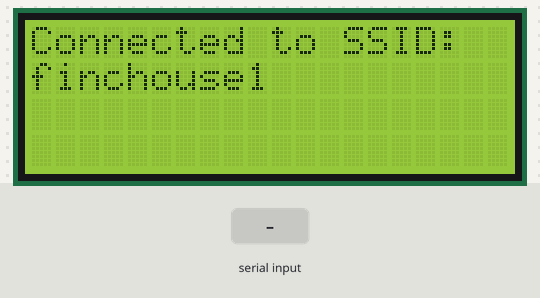
Bench run of a sketch on a simulated ESP8266 (NodeMCU). Parts: 20×4 character LCD. The test bench sets the inputs (shaded band). The modem accepts every AT command (registered, SIM ready, sends succeed) and sends nothing else; what the sketch prints to the serial monitor is not drawn.

Above: at 2.7 s.
At 7.0 s:
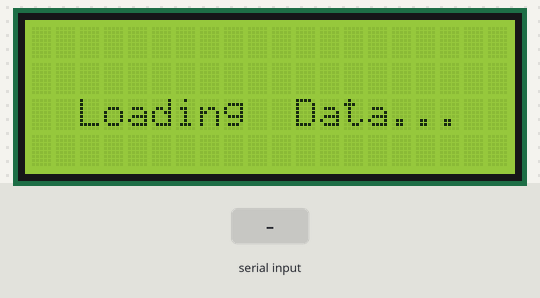
7.1 s: "*C\n" received over the second serial link
10.1 s: "90,45,200\n" received over the second serial link
11.6 s: "90,45\n" received over the second serial link
At 35.5 s:
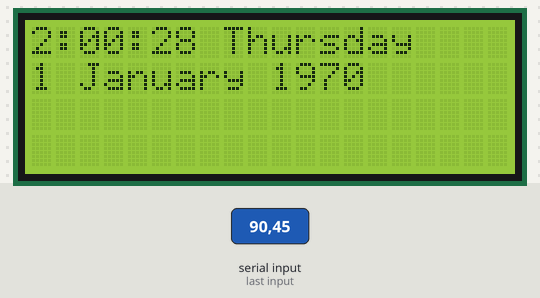
Timing chart, 0 to 35.9 s (numbered marks = the images above; inputs shaded):
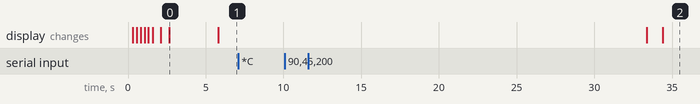

The sketch:

wifiDateLCD.ino
```cpp
#include <stdio.h>
#include <TimeLib.h>
#include <stdlib.h>
#include <string.h>
#include <stdarg.h>
#include <Wire.h>  // Comes with Arduino IDE
#include <LiquidCrystal_I2C.h>
#include "ESP8266.h"
#include "DHT.h"


#define SSID        "finchouse1"
#define PASSWORD    "6352938635293"
//#define SSID        "Ozer"
//#define PASSWORD    "036353838"
#define HOST_NAME   "www.currentmillis.com"
#define HOST_PORT   (80)
#define DHTPIN 9     // what digital pin we're connected to
#define DHTTYPE DHT22   // DHT 22  (AM2302), AM2321


SoftwareSerial wifiSerial(2, 3); // RX, TX
ESP8266 wifi(wifiSerial);
LiquidCrystal_I2C lcd(0x3F, 2, 1, 0, 4, 5, 6, 7, 3, POSITIVE);  // Set the LCD I2C address
DHT dht(DHTPIN, DHTTYPE);
uint8_t buffer[128] = {0};
int buffer_length = 128;

int firstRun=1;


void setup(void)
{


    Serial.begin(9600);
//    Serial.print("setup begin\r\n");
    lcd.begin(20,4);         // initialize the lcd for 20 chars 4 lines and turn on backlight

      // ------- Quick 3 blinks of backlight  -------------
    for(int i = 0; i< 3; i++)
    {
      lcd.backlight();
      delay(250);
      lcd.noBacklight();
      delay(250);
    }
    lcd.backlight(); // finish with backlight on

    lcd.home();
    lcd.print("Welcome!");
    lcd.setCursor(0,1);
    delay(500);
    lcd.print("connecting to wifi:");
    lcd.setCursor(0,2);
    lcd.print(SSID);
    lcd.setCursor(0,3);


//    Serial.print("FW Version:");
//    Serial.println(wifi.getVersion().c_str());

    if (wifi.setOprToStationSoftAP()) {
//        Serial.print("to station + softap ok\r\n");
    } else {
//        Serial.print("to station + softap err\r\n");
    }

    delay(500);

    if (wifi.joinAP(SSID, PASSWORD)) {
        Serial.println("Join AP success");
        lcd.print("Connected!");
        lcd.clear();
        lcd.home();
        lcd.print("Connected to SSID:");
        lcd.setCursor(0,1);
        lcd.print(SSID);
        lcd.setCursor(0,2);
//        lcd.print("Assigned IP adress:");
        lcd.setCursor(0,3);
        lcd.print(wifi.getLocalIP().c_str());
        Serial.print("IP:");
        Serial.println(wifi.getLocalIP().c_str());
    } else {
//        Serial.print("Join AP failure\r\n");
//        lcd.print("Join AP failure");
    }

    if (wifi.enableMUX()) {
        Serial.println("multy ok");
    } else {
        Serial.println("multy err");
    }

    Serial.println("setup end");


    //get and set system time
    char* lastLine = getLastLine(HOST_NAME, HOST_PORT, "GET /time/seconds-since-unix-epoch.php HTTP/1.1 \r\nHost: www.currentmillis.com\r\n\r\n", 464);
    char *ptr;
    long int res = strtol(lastLine, &ptr, 10);
//    Serial.print("long converted string is");
    Serial.println(res);
    //Time zone - UTC+2
    setTime(res + 2*60*60);


        lcd.clear();
        lcd.setCursor(0,2);
        lcd.print("  Loading  Data...  ");
      dht.begin();
}

char* lastLine = "";
int lastTry = 0;
void loop(void)
{


  //read ewather info once every 5 minutes
  if (minute() % 5 == 0 || firstRun){
      char *lastFetched = "";
      int tries = 0;
      while(strstr(lastFetched,"*C") == NULL) {
        //update clock;
       if (++tries == 10){
          lcd.setCursor(0,3);
          lcd.print("Missing weather data");
        delay(1000);
        break;
       }
      lastFetched = getLastLine("10.0.0.101", 8080, "GET /getWeather.html HTTP/1.1 \r\nHost: 10.0.0.101\r\n\r\n",200);
     }
     if (strstr(lastFetched,"*C")){
      lastLine = lastFetched;
     }
  }


  if (second() % 60 == 0 || firstRun){
    lcd.clear();
    lcd.setCursor(0,1);
    lcd.print(day());
    lcd.print(" ");
    lcd.print(monthStr(month()));
    lcd.print(" ");
    lcd.print(year());

  }

    lcd.home();
    lcd.print(hour());
    printDigits(minute());
    printDigits(second());
    lcd.print(" ");
    lcd.print(dayStr(weekday()));


    if (second()/30 == 0){
          if (strstr(lastLine,"*C") != NULL){
            lcd.setCursor(0,3);
            lcd.print(lastLine);
          } else {
            Serial.println("No weather data");
          }


    } else {
      //get tempratures:
      // Reading temperature or humidity takes about 250 milliseconds!
      // Sensor readings may also be up to 2 seconds 'old' (its a very slow sensor)
      float h = dht.readHumidity();
      // Read temperature as Celsius (the default)
      float t = dht.readTemperature();
      lcd.setCursor(0,3);
      if (isnan(h) || isnan(t)) {
        //lcd.print("Temprature read err ");
      } else {
        lcd.print("T:");
        lcd.print(t);
        lcd.print("*C   ");
        lcd.print("H:");
        lcd.print(h);
        lcd.print("%");
      }
    }
  firstRun=0;
  delay(1000);
}


void printDigits(int digits) {
  // utility function for digital clock display: prints preceding colon and leading 0
  lcd.print(":");
  if(digits < 10)
    lcd.print('0');
  lcd.print(digits);
}

char* getLastLine(char* host_name, int port, char* get_str, int dataStartIdx){
    static uint8_t mux_id = 0;
    Serial.print("crearting TCP to ");
    Serial.print(host_name);
    Serial.print(":");
    Serial.println(port);
    if (wifi.createTCP(mux_id, host_name, port)) {
        Serial.print("create tcp ok\r\n");
    } else {
        Serial.print("create tcp err\r\n");
    }

    wifi.send(mux_id, (const uint8_t*)get_str, strlen(get_str));

    uint32_t len = wifi.recv(mux_id, buffer, sizeof(buffer), 3000, dataStartIdx);
    if (len>buffer_length){
      buffer[buffer_length-1] = 0;
    }
    Serial.print("buffer:");
    Serial.println((char*)buffer);
    char* line = strtok((char*)buffer, "\n");
    char* lastLine;
    while(line)
    {
        Serial.print(line);
        lastLine=line;
        line = strtok(NULL, "\n");
    }
    Serial.print("string value: ");
    Serial.println(lastLine);

    if (wifi.releaseTCP(mux_id)) {
          Serial.println("release tcp ok");
      } else {
      }


    return lastLine;
}
```

Measured:
- after the input at 7.1 s, every drawn part: stays the same
- after the input at 10.1 s, every drawn part: stays the same
- what the display in image 0 shows lasts 3.1 s, from 2.7 s to 5.8 s
